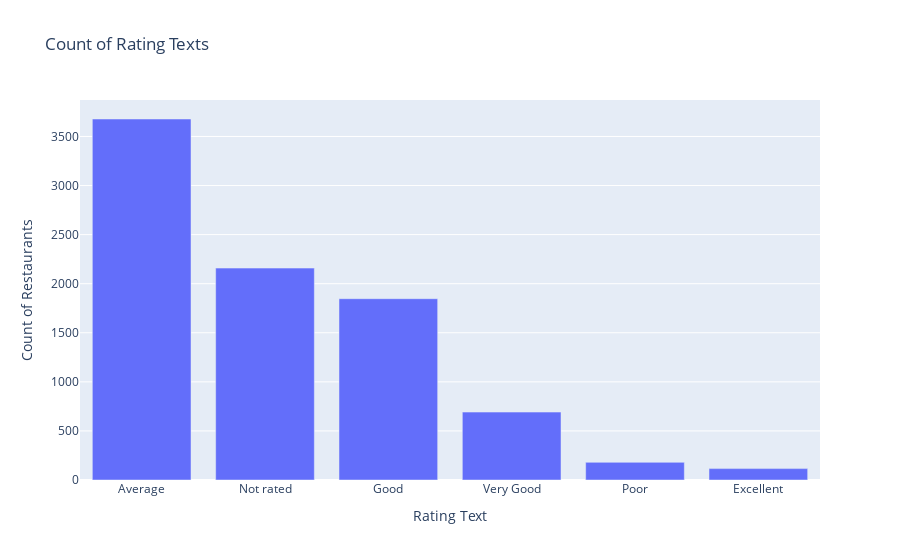

The notebook cell this image was saved under:
### Code cell
# 4. Rating Text Counts using Plotly (Bar Chart)
rating_text_counts = df['rating_text'].value_counts().reset_index()
rating_text_counts.columns = ['Rating Text', 'Count']
fig2 = px.bar(rating_text_counts, x='Rating Text', y='Count', title="Count of Rating Texts",
              labels={"Rating Text": "Rating Text", "Count": "Count of Restaurants"})
fig2.show()

### Figure 1 — Plotly figure (JSON) as saved in the notebook; plotly's stock layout.template omitted (floating-point values rounded to 4 significant figures)
{"data": [{"alignmentgroup": "True", "hovertemplate": "Rating Text=%{x}<br>Count of Restaurants=%{y}<extra></extra>", "legendgroup": "", "marker": {"color": "#636efa", "pattern": {"shape": ""}}, "name": "", "offsetgroup": "", "orientation": "v", "showlegend": false, "textposition": "auto", "type": "bar", "x": ["Average", "Not rated", "Good", "Very Good", "Poor", "Excellent"], "xaxis": "x", "y": [3678, 2159, 1847, 692, 180, 116], "yaxis": "y"}], "layout": {"barmode": "relative", "legend": {"tracegroupgap": 0}, "title": {"text": "Count of Rating Texts"}, "xaxis": {"anchor": "y", "domain": [0, 1], "title": {"text": "Rating Text"}}, "yaxis": {"anchor": "x", "domain": [0, 1], "title": {"text": "Count of Restaurants"}}}}
